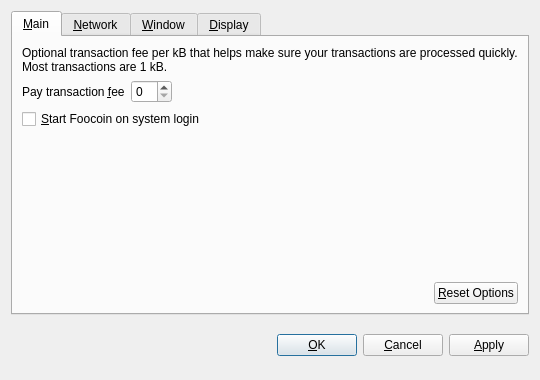
<?xml version="1.0" encoding="UTF-8"?>
<ui version="4.0">
 <class>OptionsDialog</class>
 <widget class="QDialog" name="OptionsDialog">
  <property name="geometry">
   <rect>
    <x>0</x>
    <y>0</y>
    <width>540</width>
    <height>380</height>
   </rect>
  </property>
  <property name="windowTitle">
   <string>Options</string>
  </property>
  <property name="modal">
   <bool>true</bool>
  </property>
  <layout class="QVBoxLayout" name="verticalLayout">
   <item>
    <widget class="QTabWidget" name="tabWidget">
     <property name="tabPosition">
      <enum>QTabWidget::North</enum>
     </property>
     <property name="currentIndex">
      <number>0</number>
     </property>
     <widget class="QWidget" name="tabMain">
      <attribute name="title">
       <string>&amp;Main</string>
      </attribute>
      <layout class="QVBoxLayout" name="verticalLayout_Main">
       <item>
        <widget class="QLabel" name="transactionFeeInfoLabel">
         <property name="text">
          <string>Optional transaction fee per kB that helps make sure your transactions are processed quickly. Most transactions are 1 kB.</string>
         </property>
         <property name="textFormat">
          <enum>Qt::PlainText</enum>
         </property>
         <property name="wordWrap">
          <bool>true</bool>
         </property>
        </widget>
       </item>
       <item>
        <layout class="QHBoxLayout" name="horizontalLayout_1_Main">
         <item>
          <widget class="QLabel" name="transactionFeeLabel">
           <property name="text">
            <string>Pay transaction &amp;fee</string>
           </property>
           <property name="textFormat">
            <enum>Qt::PlainText</enum>
           </property>
           <property name="buddy">
            <cstring>transactionFee</cstring>
           </property>
          </widget>
         </item>
         <item>
          <widget class="BitcoinAmountField" name="transactionFee"/>
         </item>
         <item>
          <spacer name="horizontalSpacer_1_Main">
           <property name="orientation">
            <enum>Qt::Horizontal</enum>
           </property>
           <property name="sizeHint" stdset="0">
            <size>
             <width>40</width>
             <height>20</height>
            </size>
           </property>
          </spacer>
         </item>
        </layout>
       </item>
       <item>
        <widget class="QCheckBox" name="bitcoinAtStartup">
         <property name="toolTip">
          <string>Automatically start Foocoin after logging in to the system.</string>
         </property>
         <property name="text">
          <string>&amp;Start Foocoin on system login</string>
         </property>
        </widget>
       </item>
       <item>
        <spacer name="verticalSpacer_Main">
         <property name="orientation">
          <enum>Qt::Vertical</enum>
         </property>
         <property name="sizeHint" stdset="0">
          <size>
           <width>20</width>
           <height>40</height>
          </size>
         </property>
        </spacer>
       </item>
       <item>
        <layout class="QHBoxLayout" name="horizontalLayout_2_Main">
         <item>
          <spacer name="horizontalSpacer_2_Main">
           <property name="orientation">
            <enum>Qt::Horizontal</enum>
           </property>
           <property name="sizeHint" stdset="0">
            <size>
             <width>40</width>
             <height>20</height>
            </size>
           </property>
          </spacer>
         </item>
         <item>
          <widget class="QPushButton" name="resetButton">
           <property name="toolTip">
            <string>Reset all client options to default.</string>
           </property>
           <property name="text">
            <string>&amp;Reset Options</string>
           </property>
           <property name="autoDefault">
            <bool>false</bool>
           </property>
          </widget>
         </item>
        </layout>
       </item>
      </layout>
     </widget>
     <widget class="QWidget" name="tabNetwork">
      <attribute name="title">
       <string>&amp;Network</string>
      </attribute>
      <layout class="QVBoxLayout" name="verticalLayout_Network">
       <item>
        <widget class="QCheckBox" name="mapPortUpnp">
         <property name="toolTip">
          <string>Automatically open the Foocoin client port on the router. This only works when your router supports UPnP and it is enabled.</string>
         </property>
         <property name="text">
          <string>Map port using &amp;UPnP</string>
         </property>
        </widget>
       </item>
       <item>
        <widget class="QCheckBox" name="connectSocks">
         <property name="toolTip">
          <string>Connect to the Foocoin network through a SOCKS proxy (e.g. when connecting through Tor).</string>
         </property>
         <property name="text">
          <string>&amp;Connect through SOCKS proxy:</string>
         </property>
        </widget>
       </item>
       <item>
        <layout class="QHBoxLayout" name="horizontalLayout_Network">
         <item>
          <widget class="QLabel" name="proxyIpLabel">
           <property name="text">
            <string>Proxy &amp;IP:</string>
           </property>
           <property name="textFormat">
            <enum>Qt::PlainText</enum>
           </property>
           <property name="buddy">
            <cstring>proxyIp</cstring>
           </property>
          </widget>
         </item>
         <item>
          <widget class="QValidatedLineEdit" name="proxyIp">
           <property name="maximumSize">
            <size>
             <width>140</width>
             <height>16777215</height>
            </size>
           </property>
           <property name="toolTip">
            <string>IP address of the proxy (e.g. 127.0.0.1)</string>
           </property>
          </widget>
         </item>
         <item>
          <widget class="QLabel" name="proxyPortLabel">
           <property name="text">
            <string>&amp;Port:</string>
           </property>
           <property name="textFormat">
            <enum>Qt::PlainText</enum>
           </property>
           <property name="buddy">
            <cstring>proxyPort</cstring>
           </property>
          </widget>
         </item>
         <item>
          <widget class="QLineEdit" name="proxyPort">
           <property name="maximumSize">
            <size>
             <width>55</width>
             <height>16777215</height>
            </size>
           </property>
           <property name="toolTip">
            <string>Port of the proxy (e.g. 9050)</string>
           </property>
          </widget>
         </item>
         <item>
          <widget class="QLabel" name="socksVersionLabel">
           <property name="text">
            <string>SOCKS &amp;Version:</string>
           </property>
           <property name="textFormat">
            <enum>Qt::PlainText</enum>
           </property>
           <property name="buddy">
            <cstring>socksVersion</cstring>
           </property>
          </widget>
         </item>
         <item>
          <widget class="QValueComboBox" name="socksVersion">
           <property name="toolTip">
            <string>SOCKS version of the proxy (e.g. 5)</string>
           </property>
          </widget>
         </item>
         <item>
          <spacer name="horizontalSpacer_Network">
           <property name="orientation">
            <enum>Qt::Horizontal</enum>
           </property>
           <property name="sizeHint" stdset="0">
            <size>
             <width>40</width>
             <height>20</height>
            </size>
           </property>
          </spacer>
         </item>
        </layout>
       </item>
       <item>
        <spacer name="verticalSpacer_Network">
         <property name="orientation">
          <enum>Qt::Vertical</enum>
         </property>
         <property name="sizeHint" stdset="0">
          <size>
           <width>20</width>
           <height>40</height>
          </size>
         </property>
        </spacer>
       </item>
      </layout>
     </widget>
     <widget class="QWidget" name="tabWindow">
      <attribute name="title">
       <string>&amp;Window</string>
      </attribute>
      <layout class="QVBoxLayout" name="verticalLayout_Window">
       <item>
        <widget class="QCheckBox" name="minimizeToTray">
         <property name="toolTip">
          <string>Show only a tray icon after minimizing the window.</string>
         </property>
         <property name="text">
          <string>&amp;Minimize to the tray instead of the taskbar</string>
         </property>
        </widget>
       </item>
       <item>
        <widget class="QCheckBox" name="minimizeOnClose">
         <property name="toolTip">
          <string>Minimize instead of exit the application when the window is closed. When this option is enabled, the application will be closed only after selecting Quit in the menu.</string>
         </property>
         <property name="text">
          <string>M&amp;inimize on close</string>
         </property>
        </widget>
       </item>
       <item>
        <spacer name="verticalSpacer_Window">
         <property name="orientation">
          <enum>Qt::Vertical</enum>
         </property>
         <property name="sizeHint" stdset="0">
          <size>
           <width>20</width>
           <height>40</height>
          </size>
         </property>
        </spacer>
       </item>
      </layout>
     </widget>
     <widget class="QWidget" name="tabDisplay">
      <attribute name="title">
       <string>&amp;Display</string>
      </attribute>
      <layout class="QVBoxLayout" name="verticalLayout_Display">
       <item>
        <layout class="QHBoxLayout" name="horizontalLayout_1_Display">
         <item>
          <widget class="QLabel" name="langLabel">
           <property name="text">
            <string>User Interface &amp;language:</string>
           </property>
           <property name="textFormat">
            <enum>Qt::PlainText</enum>
           </property>
           <property name="buddy">
            <cstring>lang</cstring>
           </property>
          </widget>
         </item>
         <item>
          <widget class="QValueComboBox" name="lang">
           <property name="toolTip">
            <string>The user interface language can be set here. This setting will take effect after restarting Foocoin.</string>
           </property>
          </widget>
         </item>
        </layout>
       </item>
       <item>
        <layout class="QHBoxLayout" name="horizontalLayout_2_Display">
         <item>
          <widget class="QLabel" name="unitLabel">
           <property name="text">
            <string>&amp;Unit to show amounts in:</string>
           </property>
           <property name="textFormat">
            <enum>Qt::PlainText</enum>
           </property>
           <property name="buddy">
            <cstring>unit</cstring>
           </property>
          </widget>
         </item>
         <item>
          <widget class="QValueComboBox" name="unit">
           <property name="toolTip">
            <string>Choose the default subdivision unit to show in the interface and when sending coins.</string>
           </property>
          </widget>
         </item>
        </layout>
       </item>
       <item>
        <widget class="QCheckBox" name="displayAddresses">
         <property name="toolTip">
          <string>Whether to show Foocoin addresses in the transaction list or not.</string>
         </property>
         <property name="text">
          <string>&amp;Display addresses in transaction list</string>
         </property>
        </widget>
       </item>
       <item>
        <widget class="QCheckBox" name="coinControlFeatures">
         <property name="toolTip">
          <string>Whether to show coin control features or not.</string>
         </property>
         <property name="text">
          <string>Display coin &amp;control features (experts only!)</string>
         </property>
        </widget>
       </item>
       <item>
        <spacer name="verticalSpacer_Display">
         <property name="orientation">
          <enum>Qt::Vertical</enum>
         </property>
         <property name="sizeHint" stdset="0">
          <size>
           <width>20</width>
           <height>40</height>
          </size>
         </property>
        </spacer>
       </item>
      </layout>
     </widget>
    </widget>
   </item>
   <item>
    <layout class="QHBoxLayout" name="horizontalLayout_Buttons">
     <item>
      <spacer name="horizontalSpacer_1">
       <property name="orientation">
        <enum>Qt::Horizontal</enum>
       </property>
       <property name="sizeHint" stdset="0">
        <size>
         <width>40</width>
         <height>48</height>
        </size>
       </property>
      </spacer>
     </item>
     <item>
      <widget class="QLabel" name="statusLabel">
       <property name="font">
        <font>
         <weight>75</weight>
         <bold>true</bold>
        </font>
       </property>
       <property name="text">
        <string/>
       </property>
       <property name="textFormat">
        <enum>Qt::PlainText</enum>
       </property>
       <property name="wordWrap">
        <bool>true</bool>
       </property>
      </widget>
     </item>
     <item>
      <spacer name="horizontalSpacer_2">
       <property name="orientation">
        <enum>Qt::Horizontal</enum>
       </property>
       <property name="sizeHint" stdset="0">
        <size>
         <width>40</width>
         <height>48</height>
        </size>
       </property>
      </spacer>
     </item>
     <item>
      <widget class="QPushButton" name="okButton">
       <property name="text">
        <string>&amp;OK</string>
       </property>
      </widget>
     </item>
     <item>
      <widget class="QPushButton" name="cancelButton">
       <property name="text">
        <string>&amp;Cancel</string>
       </property>
       <property name="autoDefault">
        <bool>false</bool>
       </property>
      </widget>
     </item>
     <item>
      <widget class="QPushButton" name="applyButton">
       <property name="text">
        <string>&amp;Apply</string>
       </property>
       <property name="autoDefault">
        <bool>false</bool>
       </property>
      </widget>
     </item>
    </layout>
   </item>
  </layout>
 </widget>
 <customwidgets>
  <customwidget>
   <class>BitcoinAmountField</class>
   <extends>QSpinBox</extends>
   <header>bitcoinamountfield.h</header>
  </customwidget>
  <customwidget>
   <class>QValueComboBox</class>
   <extends>QComboBox</extends>
   <header>qvaluecombobox.h</header>
  </customwidget>
  <customwidget>
   <class>QValidatedLineEdit</class>
   <extends>QLineEdit</extends>
   <header>qvalidatedlineedit.h</header>
  </customwidget>
 </customwidgets>
 <resources/>
 <connections/>
</ui>
